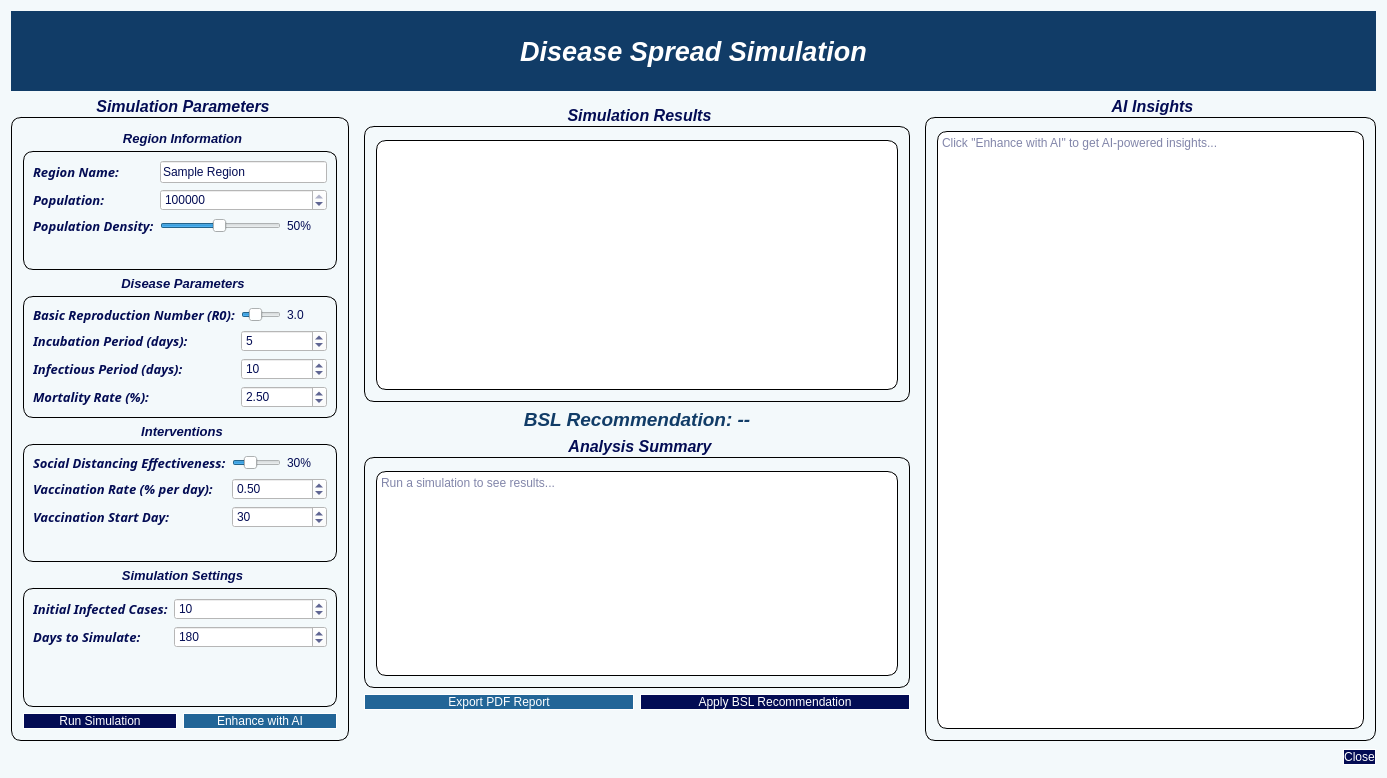
<?xml version="1.0" encoding="UTF-8"?>
<ui version="4.0">
 <class>SimulationDialog</class>
 <widget class="QDialog" name="SimulationDialog">
  <property name="geometry">
   <rect>
    <x>0</x>
    <y>0</y>
    <width>1387</width>
    <height>778</height>
   </rect>
  </property>
  <property name="windowTitle">
   <string>Disease Spread Simulation</string>
  </property>
  <property name="styleSheet">
   <string notr="true">background-color: rgb(243, 249, 251);</string>
  </property>
  <layout class="QVBoxLayout" name="verticalLayout">
   <item>
    <widget class="QLabel" name="headerLabel">
     <property name="minimumSize">
      <size>
       <width>0</width>
       <height>80</height>
      </size>
     </property>
     <property name="font">
      <font>
       <pointsize>20</pointsize>
       <italic>true</italic>
       <bold>true</bold>
      </font>
     </property>
     <property name="styleSheet">
      <string notr="true">background-color: rgb(17, 60, 103);
color: rgb(255, 255, 255);</string>
     </property>
     <property name="text">
      <string>Disease Spread Simulation</string>
     </property>
     <property name="alignment">
      <set>Qt::AlignmentFlag::AlignCenter</set>
     </property>
    </widget>
   </item>
   <item>
    <layout class="QHBoxLayout" name="mainLayout">
     <item>
      <widget class="QGroupBox" name="parametersGroupBox">
       <property name="sizePolicy">
        <sizepolicy hsizetype="Preferred" vsizetype="Preferred">
         <horstretch>3</horstretch>
         <verstretch>0</verstretch>
        </sizepolicy>
       </property>
       <property name="minimumSize">
        <size>
         <width>300</width>
         <height>0</height>
        </size>
       </property>
       <property name="maximumSize">
        <size>
         <width>350</width>
         <height>16777215</height>
        </size>
       </property>
       <property name="font">
        <font>
         <pointsize>12</pointsize>
         <italic>true</italic>
         <bold>true</bold>
        </font>
       </property>
       <property name="styleSheet">
        <string notr="true">QGroupBox {
    border: 1px solid black;
    border-radius: 10px;
    margin-top: 20px;
}
QGroupBox::title {
    subcontrol-origin: margin;
    subcontrol-position: top center;
    padding: 0 10px;
    background-color: rgb(243, 249, 251);
    color: #030C54;
}</string>
       </property>
       <property name="title">
        <string>Simulation Parameters</string>
       </property>
       <layout class="QVBoxLayout" name="verticalLayout_2">
        <item>
         <widget class="QGroupBox" name="regionGroupBox">
          <property name="font">
           <font>
            <pointsize>10</pointsize>
            <italic>true</italic>
            <bold>true</bold>
           </font>
          </property>
          <property name="styleSheet">
           <string notr="true">QGroupBox {
    border: 1px solid black;
    border-radius: 10px;
    margin-top: 20px;
}
QGroupBox::title {
    subcontrol-origin: margin;
    subcontrol-position: top center;
    padding: 0 10px;
    background-color: rgb(243, 249, 251);
    color: #030C54;
}</string>
          </property>
          <property name="title">
           <string>Region Information</string>
          </property>
          <layout class="QFormLayout" name="formLayout">
           <item row="0" column="0">
            <widget class="QLabel" name="regionNameLabel">
             <property name="font">
              <font>
               <family>Perpetua</family>
               <pointsize>10</pointsize>
               <italic>true</italic>
               <bold>true</bold>
              </font>
             </property>
             <property name="styleSheet">
              <string notr="true">color:#030C54;</string>
             </property>
             <property name="text">
              <string>Region Name:</string>
             </property>
            </widget>
           </item>
           <item row="0" column="1">
            <widget class="QLineEdit" name="regionNameEdit">
             <property name="styleSheet">
              <string notr="true">background-color: rgb(255, 255, 255);
color: #030C54;</string>
             </property>
             <property name="text">
              <string>Sample Region</string>
             </property>
            </widget>
           </item>
           <item row="1" column="0">
            <widget class="QLabel" name="populationLabel">
             <property name="font">
              <font>
               <family>Perpetua</family>
               <pointsize>10</pointsize>
               <italic>true</italic>
               <bold>true</bold>
              </font>
             </property>
             <property name="styleSheet">
              <string notr="true">color:#030C54;</string>
             </property>
             <property name="text">
              <string>Population:</string>
             </property>
            </widget>
           </item>
           <item row="1" column="1">
            <widget class="QSpinBox" name="populationSpinBox">
             <property name="styleSheet">
              <string notr="true">background-color: rgb(255, 255, 255);
color: #030C54;</string>
             </property>
             <property name="minimum">
              <number>1000</number>
             </property>
             <property name="maximum">
              <number>100000000</number>
             </property>
             <property name="singleStep">
              <number>10000</number>
             </property>
             <property name="value">
              <number>1000000</number>
             </property>
            </widget>
           </item>
           <item row="2" column="0">
            <widget class="QLabel" name="densityLabel">
             <property name="font">
              <font>
               <family>Perpetua</family>
               <pointsize>10</pointsize>
               <italic>true</italic>
               <bold>true</bold>
              </font>
             </property>
             <property name="styleSheet">
              <string notr="true">color:#030C54;</string>
             </property>
             <property name="text">
              <string>Population Density:</string>
             </property>
            </widget>
           </item>
           <item row="2" column="1">
            <layout class="QHBoxLayout" name="horizontalLayout_2">
             <item>
              <widget class="QSlider" name="populationDensitySlider">
               <property name="minimum">
                <number>1</number>
               </property>
               <property name="maximum">
                <number>100</number>
               </property>
               <property name="value">
                <number>50</number>
               </property>
               <property name="orientation">
                <enum>Qt::Orientation::Horizontal</enum>
               </property>
              </widget>
             </item>
             <item>
              <widget class="QLabel" name="densityValueLabel">
               <property name="minimumSize">
                <size>
                 <width>40</width>
                 <height>0</height>
                </size>
               </property>
               <property name="styleSheet">
                <string notr="true">color:#030C54;</string>
               </property>
               <property name="text">
                <string>50%</string>
               </property>
              </widget>
             </item>
            </layout>
           </item>
          </layout>
         </widget>
        </item>
        <item>
         <widget class="QGroupBox" name="diseaseGroupBox">
          <property name="font">
           <font>
            <pointsize>10</pointsize>
            <italic>true</italic>
            <bold>true</bold>
           </font>
          </property>
          <property name="styleSheet">
           <string notr="true">QGroupBox {
    border: 1px solid black;
    border-radius: 10px;
    margin-top: 20px;
}
QGroupBox::title {
    subcontrol-origin: margin;
    subcontrol-position: top center;
    padding: 0 10px;
    background-color: rgb(243, 249, 251);
    color: #030C54;
}</string>
          </property>
          <property name="title">
           <string>Disease Parameters</string>
          </property>
          <layout class="QFormLayout" name="formLayout_2">
           <item row="0" column="0">
            <widget class="QLabel" name="r0Label">
             <property name="font">
              <font>
               <family>Perpetua</family>
               <pointsize>10</pointsize>
               <italic>true</italic>
               <bold>true</bold>
              </font>
             </property>
             <property name="styleSheet">
              <string notr="true">color:#030C54;</string>
             </property>
             <property name="text">
              <string>Basic Reproduction Number (R0):</string>
             </property>
            </widget>
           </item>
           <item row="0" column="1">
            <layout class="QHBoxLayout" name="horizontalLayout_3">
             <item>
              <widget class="QSlider" name="r0Slider">
               <property name="minimum">
                <number>10</number>
               </property>
               <property name="maximum">
                <number>80</number>
               </property>
               <property name="value">
                <number>30</number>
               </property>
               <property name="orientation">
                <enum>Qt::Orientation::Horizontal</enum>
               </property>
              </widget>
             </item>
             <item>
              <widget class="QLabel" name="r0ValueLabel">
               <property name="minimumSize">
                <size>
                 <width>40</width>
                 <height>0</height>
                </size>
               </property>
               <property name="styleSheet">
                <string notr="true">color:#030C54;</string>
               </property>
               <property name="text">
                <string>3.0</string>
               </property>
              </widget>
             </item>
            </layout>
           </item>
           <item row="1" column="0">
            <widget class="QLabel" name="incubationLabel">
             <property name="font">
              <font>
               <family>Perpetua</family>
               <pointsize>10</pointsize>
               <italic>true</italic>
               <bold>true</bold>
              </font>
             </property>
             <property name="styleSheet">
              <string notr="true">color:#030C54;</string>
             </property>
             <property name="text">
              <string>Incubation Period (days):</string>
             </property>
            </widget>
           </item>
           <item row="1" column="1">
            <widget class="QSpinBox" name="incubationDaysSpinBox">
             <property name="styleSheet">
              <string notr="true">background-color: rgb(255, 255, 255);
color: #030C54;</string>
             </property>
             <property name="minimum">
              <number>1</number>
             </property>
             <property name="maximum">
              <number>30</number>
             </property>
             <property name="value">
              <number>5</number>
             </property>
            </widget>
           </item>
           <item row="2" column="0">
            <widget class="QLabel" name="infectiousLabel">
             <property name="font">
              <font>
               <family>Perpetua</family>
               <pointsize>10</pointsize>
               <italic>true</italic>
               <bold>true</bold>
              </font>
             </property>
             <property name="styleSheet">
              <string notr="true">color:#030C54;</string>
             </property>
             <property name="text">
              <string>Infectious Period (days):</string>
             </property>
            </widget>
           </item>
           <item row="2" column="1">
            <widget class="QSpinBox" name="infectiousPeriodSpinBox">
             <property name="styleSheet">
              <string notr="true">background-color: rgb(255, 255, 255);
color: #030C54;</string>
             </property>
             <property name="minimum">
              <number>1</number>
             </property>
             <property name="maximum">
              <number>30</number>
             </property>
             <property name="value">
              <number>10</number>
             </property>
            </widget>
           </item>
           <item row="3" column="0">
            <widget class="QLabel" name="mortalityLabel">
             <property name="font">
              <font>
               <family>Perpetua</family>
               <pointsize>10</pointsize>
               <italic>true</italic>
               <bold>true</bold>
              </font>
             </property>
             <property name="styleSheet">
              <string notr="true">color:#030C54;</string>
             </property>
             <property name="text">
              <string>Mortality Rate (%):</string>
             </property>
            </widget>
           </item>
           <item row="3" column="1">
            <widget class="QDoubleSpinBox" name="mortalityRateSpinBox">
             <property name="styleSheet">
              <string notr="true">background-color: rgb(255, 255, 255);
color: #030C54;</string>
             </property>
             <property name="maximum">
              <double>50.000000000000000</double>
             </property>
             <property name="value">
              <double>2.500000000000000</double>
             </property>
            </widget>
           </item>
          </layout>
         </widget>
        </item>
        <item>
         <widget class="QGroupBox" name="interventionsGroupBox">
          <property name="font">
           <font>
            <pointsize>10</pointsize>
            <italic>true</italic>
            <bold>true</bold>
           </font>
          </property>
          <property name="styleSheet">
           <string notr="true">QGroupBox {
    border: 1px solid black;
    border-radius: 10px;
    margin-top: 20px;
}
QGroupBox::title {
    subcontrol-origin: margin;
    subcontrol-position: top center;
    padding: 0 10px;
    background-color: rgb(243, 249, 251);
    color: #030C54;
}</string>
          </property>
          <property name="title">
           <string>Interventions</string>
          </property>
          <layout class="QFormLayout" name="formLayout_3">
           <item row="0" column="0">
            <widget class="QLabel" name="socialDistLabel">
             <property name="font">
              <font>
               <family>Perpetua</family>
               <pointsize>10</pointsize>
               <italic>true</italic>
               <bold>true</bold>
              </font>
             </property>
             <property name="styleSheet">
              <string notr="true">color:#030C54;</string>
             </property>
             <property name="text">
              <string>Social Distancing Effectiveness:</string>
             </property>
            </widget>
           </item>
           <item row="0" column="1">
            <layout class="QHBoxLayout" name="horizontalLayout_4">
             <item>
              <widget class="QSlider" name="socialDistancingSlider">
               <property name="maximum">
                <number>90</number>
               </property>
               <property name="value">
                <number>30</number>
               </property>
               <property name="orientation">
                <enum>Qt::Orientation::Horizontal</enum>
               </property>
              </widget>
             </item>
             <item>
              <widget class="QLabel" name="socialDistValueLabel">
               <property name="minimumSize">
                <size>
                 <width>40</width>
                 <height>0</height>
                </size>
               </property>
               <property name="styleSheet">
                <string notr="true">color:#030C54;</string>
               </property>
               <property name="text">
                <string>30%</string>
               </property>
              </widget>
             </item>
            </layout>
           </item>
           <item row="1" column="0">
            <widget class="QLabel" name="vaccinationLabel">
             <property name="font">
              <font>
               <family>Perpetua</family>
               <pointsize>10</pointsize>
               <italic>true</italic>
               <bold>true</bold>
              </font>
             </property>
             <property name="styleSheet">
              <string notr="true">color:#030C54;</string>
             </property>
             <property name="text">
              <string>Vaccination Rate (% per day):</string>
             </property>
            </widget>
           </item>
           <item row="1" column="1">
            <widget class="QDoubleSpinBox" name="vaccinationRateSpinBox">
             <property name="styleSheet">
              <string notr="true">background-color: rgb(255, 255, 255);
color: #030C54;</string>
             </property>
             <property name="decimals">
              <number>2</number>
             </property>
             <property name="maximum">
              <double>5.000000000000000</double>
             </property>
             <property name="value">
              <double>0.500000000000000</double>
             </property>
            </widget>
           </item>
           <item row="2" column="0">
            <widget class="QLabel" name="vaccineStartLabel">
             <property name="font">
              <font>
               <family>Perpetua</family>
               <pointsize>10</pointsize>
               <italic>true</italic>
               <bold>true</bold>
              </font>
             </property>
             <property name="styleSheet">
              <string notr="true">color:#030C54;</string>
             </property>
             <property name="text">
              <string>Vaccination Start Day:</string>
             </property>
            </widget>
           </item>
           <item row="2" column="1">
            <widget class="QSpinBox" name="vaccineStartDaySpinBox">
             <property name="styleSheet">
              <string notr="true">background-color: rgb(255, 255, 255);
color: #030C54;</string>
             </property>
             <property name="minimum">
              <number>1</number>
             </property>
             <property name="maximum">
              <number>365</number>
             </property>
             <property name="value">
              <number>30</number>
             </property>
            </widget>
           </item>
          </layout>
         </widget>
        </item>
        <item>
         <widget class="QGroupBox" name="simulationGroupBox">
          <property name="font">
           <font>
            <pointsize>10</pointsize>
            <italic>true</italic>
            <bold>true</bold>
           </font>
          </property>
          <property name="styleSheet">
           <string notr="true">QGroupBox {
    border: 1px solid black;
    border-radius: 10px;
    margin-top: 20px;
}
QGroupBox::title {
    subcontrol-origin: margin;
    subcontrol-position: top center;
    padding: 0 10px;
    background-color: rgb(243, 249, 251);
    color: #030C54;
}</string>
          </property>
          <property name="title">
           <string>Simulation Settings</string>
          </property>
          <layout class="QFormLayout" name="formLayout_4">
           <item row="0" column="0">
            <widget class="QLabel" name="initialInfectedLabel">
             <property name="font">
              <font>
               <family>Perpetua</family>
               <pointsize>10</pointsize>
               <italic>true</italic>
               <bold>true</bold>
              </font>
             </property>
             <property name="styleSheet">
              <string notr="true">color:#030C54;</string>
             </property>
             <property name="text">
              <string>Initial Infected Cases:</string>
             </property>
            </widget>
           </item>
           <item row="0" column="1">
            <widget class="QSpinBox" name="initialInfectedSpinBox">
             <property name="styleSheet">
              <string notr="true">background-color: rgb(255, 255, 255);
color: #030C54;</string>
             </property>
             <property name="minimum">
              <number>1</number>
             </property>
             <property name="maximum">
              <number>10000</number>
             </property>
             <property name="value">
              <number>10</number>
             </property>
            </widget>
           </item>
           <item row="1" column="0">
            <widget class="QLabel" name="daysToSimulateLabel">
             <property name="font">
              <font>
               <family>Perpetua</family>
               <pointsize>10</pointsize>
               <italic>true</italic>
               <bold>true</bold>
              </font>
             </property>
             <property name="styleSheet">
              <string notr="true">color:#030C54;</string>
             </property>
             <property name="text">
              <string>Days to Simulate:</string>
             </property>
            </widget>
           </item>
           <item row="1" column="1">
            <widget class="QSpinBox" name="daysToSimulateSpinBox">
             <property name="styleSheet">
              <string notr="true">background-color: rgb(255, 255, 255);
color: #030C54;</string>
             </property>
             <property name="minimum">
              <number>30</number>
             </property>
             <property name="maximum">
              <number>1000</number>
             </property>
             <property name="value">
              <number>180</number>
             </property>
            </widget>
           </item>
          </layout>
         </widget>
        </item>
        <item>
         <layout class="QHBoxLayout" name="buttonLayout">
          <item>
           <widget class="QPushButton" name="runSimulationButton">
            <property name="styleSheet">
             <string notr="true">border:1px solid white;
border-radius:20px;
background-color:#030C54;
color:white</string>
            </property>
            <property name="text">
             <string>Run Simulation</string>
            </property>
           </widget>
          </item>
          <item>
           <widget class="QPushButton" name="aiEnhanceButton">
            <property name="styleSheet">
             <string notr="true">border:1px solid white;
border-radius:20px;
background-color:#226597;
color:white</string>
            </property>
            <property name="text">
             <string>Enhance with AI</string>
            </property>
           </widget>
          </item>
         </layout>
        </item>
       </layout>
      </widget>
     </item>
     <item>
      <widget class="QWidget" name="resultsWidget" native="true">
       <property name="sizePolicy">
        <sizepolicy hsizetype="Preferred" vsizetype="Preferred">
         <horstretch>5</horstretch>
         <verstretch>0</verstretch>
        </sizepolicy>
       </property>
       <layout class="QVBoxLayout" name="verticalLayout_3">
        <item>
         <widget class="QGroupBox" name="chartGroupBox">
          <property name="font">
           <font>
            <pointsize>12</pointsize>
            <italic>true</italic>
            <bold>true</bold>
           </font>
          </property>
          <property name="styleSheet">
           <string notr="true">QGroupBox {
    border: 1px solid black;
    border-radius: 10px;
    margin-top: 20px;
}
QGroupBox::title {
    subcontrol-origin: margin;
    subcontrol-position: top center;
    padding: 0 10px;
    background-color: rgb(243, 249, 251);
    color: #030C54;
}</string>
          </property>
          <property name="title">
           <string>Simulation Results</string>
          </property>
          <layout class="QVBoxLayout" name="verticalLayout_4">
           <item>
            <widget class="QWidget" name="chartPlaceholder" native="true">
             <property name="minimumSize">
              <size>
               <width>0</width>
               <height>250</height>
              </size>
             </property>
             <property name="styleSheet">
              <string notr="true">background-color: rgb(255, 255, 255);
border:1px solid black;
border-radius:10px;</string>
             </property>
            </widget>
           </item>
          </layout>
         </widget>
        </item>
        <item>
         <widget class="QLabel" name="bslRecommendationLabel">
          <property name="font">
           <font>
            <pointsize>14</pointsize>
            <italic>true</italic>
            <bold>true</bold>
           </font>
          </property>
          <property name="styleSheet">
           <string notr="true">color: rgb(17, 60, 103);</string>
          </property>
          <property name="text">
           <string>BSL Recommendation: --</string>
          </property>
          <property name="alignment">
           <set>Qt::AlignmentFlag::AlignCenter</set>
          </property>
         </widget>
        </item>
        <item>
         <widget class="QGroupBox" name="summaryGroupBox">
          <property name="font">
           <font>
            <pointsize>12</pointsize>
            <italic>true</italic>
            <bold>true</bold>
           </font>
          </property>
          <property name="styleSheet">
           <string notr="true">QGroupBox {
    border: 1px solid black;
    border-radius: 10px;
    margin-top: 20px;
}
QGroupBox::title {
    subcontrol-origin: margin;
    subcontrol-position: top center;
    padding: 0 10px;
    background-color: rgb(243, 249, 251);
    color: #030C54;
}</string>
          </property>
          <property name="title">
           <string>Analysis Summary</string>
          </property>
          <layout class="QVBoxLayout" name="verticalLayout_5">
           <item>
            <widget class="QTextEdit" name="summaryTextEdit">
             <property name="enabled">
              <bool>true</bool>
             </property>
             <property name="styleSheet">
              <string notr="true">background-color: rgb(255, 255, 255);
color: #030C54;
border:1px solid black;
border-radius:10px;</string>
             </property>
             <property name="readOnly">
              <bool>true</bool>
             </property>
             <property name="placeholderText">
              <string>Run a simulation to see results...</string>
             </property>
            </widget>
           </item>
          </layout>
         </widget>
        </item>
        <item>
         <layout class="QHBoxLayout" name="resultButtonsLayout">
          <item>
           <widget class="QPushButton" name="saveResultsButton">
            <property name="styleSheet">
             <string notr="true">border:1px solid white;
border-radius:20px;
background-color:#226597;
color:white</string>
            </property>
            <property name="text">
             <string>Export PDF Report</string>
            </property>
           </widget>
          </item>
          <item>
           <widget class="QPushButton" name="applyRecommendationButton">
            <property name="styleSheet">
             <string notr="true">border:1px solid white;
border-radius:20px;
background-color:#030C54;
color:white</string>
            </property>
            <property name="text">
             <string>Apply BSL Recommendation</string>
            </property>
           </widget>
          </item>
         </layout>
        </item>
        <item>
         <widget class="QLabel" name="statusLabel">
          <property name="font">
           <font>
            <family>Perpetua</family>
            <pointsize>9</pointsize>
            <italic>true</italic>
           </font>
          </property>
          <property name="styleSheet">
           <string notr="true">color: #030C54;</string>
          </property>
          <property name="text">
           <string/>
          </property>
         </widget>
        </item>
       </layout>
      </widget>
     </item>
     <item>
      <widget class="QGroupBox" name="aiInsightsGroupBox">
       <property name="sizePolicy">
        <sizepolicy hsizetype="Preferred" vsizetype="Preferred">
         <horstretch>4</horstretch>
         <verstretch>0</verstretch>
        </sizepolicy>
       </property>
       <property name="minimumSize">
        <size>
         <width>300</width>
         <height>0</height>
        </size>
       </property>
       <property name="font">
        <font>
         <pointsize>12</pointsize>
         <italic>true</italic>
         <bold>true</bold>
        </font>
       </property>
       <property name="styleSheet">
        <string notr="true">QGroupBox {
    border: 1px solid black;
    border-radius: 10px;
    margin-top: 20px;
}
QGroupBox::title {
    subcontrol-origin: margin;
    subcontrol-position: top center;
    padding: 0 10px;
    background-color: rgb(243, 249, 251);
    color: #030C54;
}</string>
       </property>
       <property name="title">
        <string>AI Insights</string>
       </property>
       <layout class="QVBoxLayout" name="verticalLayout_6">
        <item>
         <widget class="QTextEdit" name="aiInsightsTextEdit">
          <property name="styleSheet">
           <string notr="true">background-color: rgb(255, 255, 255);
         color: #030C54;
         border:1px solid black;
         border-radius:10px;</string>
          </property>
          <property name="readOnly">
           <bool>true</bool>
          </property>
          <property name="placeholderText">
           <string>Click &quot;Enhance with AI&quot; to get AI-powered insights...</string>
          </property>
         </widget>
        </item>
       </layout>
      </widget>
     </item>
    </layout>
   </item>
   <item>
    <layout class="QHBoxLayout" name="horizontalLayout">
     <item>
      <spacer name="horizontalSpacer">
       <property name="orientation">
        <enum>Qt::Orientation::Horizontal</enum>
       </property>
       <property name="sizeHint" stdset="0">
        <size>
         <width>40</width>
         <height>20</height>
        </size>
       </property>
      </spacer>
     </item>
     <item>
      <widget class="QPushButton" name="closeButton">
       <property name="styleSheet">
        <string notr="true">border:1px solid white;
         border-radius:20px;
         background-color:#030C54;
         color:white</string>
       </property>
       <property name="text">
        <string>Close</string>
       </property>
      </widget>
     </item>
    </layout>
   </item>
  </layout>
 </widget>
 <resources/>
 <connections/>
</ui>
